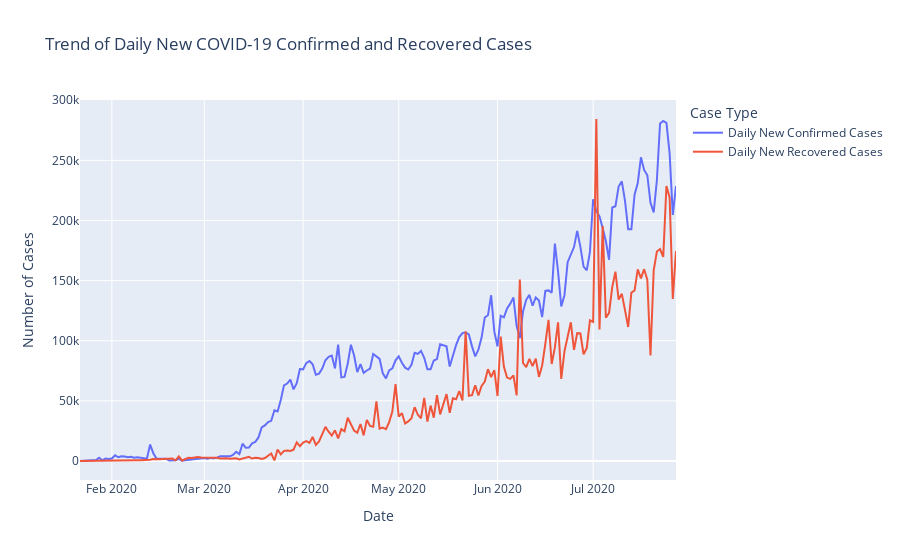

Source (notebook cell):
### Code cell
fig = px.line(
    daily_data,
    x="Date",
    y=["Daily_New_Confirmed", "Daily_New_Recovered"],
    labels={
        "value": "Number of Cases",
        "Date": "Date",
        "variable": "Case Type"
    },
    title="Trend of Daily New COVID-19 Confirmed and Recovered Cases"
)

# Rename legend entries for clarity
fig.for_each_trace(lambda t: t.update(name={
    "Daily_New_Confirmed": "Daily New Confirmed Cases",
    "Daily_New_Recovered": "Daily New Recovered Cases"
}[t.name]))

fig.show()

### Figure 1 — Plotly figure (JSON) as saved in the notebook; plotly's stock layout.template omitted (floating-point values rounded to 4 significant figures; data arrays with more than 128 entries replaced by an {"elided": "..."} marker saying what was removed)
{"data": [{"hovertemplate": "Case Type=Daily_New_Confirmed<br>Date=%{x}<br>Number of Cases=%{y}<extra></extra>", "legendgroup": "Daily_New_Confirmed", "line": {"color": "#636efa", "dash": "solid"}, "marker": {"symbol": "circle"}, "mode": "lines", "name": "Daily New Confirmed Cases", "orientation": "v", "showlegend": true, "type": "scatter", "x": {"elided": "188 str values"}, "xaxis": "x", "y": {"elided": "188 int values"}, "yaxis": "y"}, {"hovertemplate": "Case Type=Daily_New_Recovered<br>Date=%{x}<br>Number of Cases=%{y}<extra></extra>", "legendgroup": "Daily_New_Recovered", "line": {"color": "#EF553B", "dash": "solid"}, "marker": {"symbol": "circle"}, "mode": "lines", "name": "Daily New Recovered Cases", "orientation": "v", "showlegend": true, "type": "scatter", "x": {"elided": "188 str values"}, "xaxis": "x", "y": {"elided": "188 int values"}, "yaxis": "y"}], "layout": {"autosize": true, "legend": {"title": {"text": "Case Type"}, "tracegroupgap": 0}, "title": {"text": "Trend of Daily New COVID-19 Confirmed and Recovered Cases"}, "xaxis": {"anchor": "y", "autorange": true, "domain": [0, 1], "range": ["2020-01-22", "2020-07-27"], "title": {"text": "Date"}, "type": "date"}, "yaxis": {"anchor": "x", "autorange": true, "domain": [0, 1], "range": [-15800.0, 300200.0], "title": {"text": "Number of Cases"}, "type": "linear"}}}
